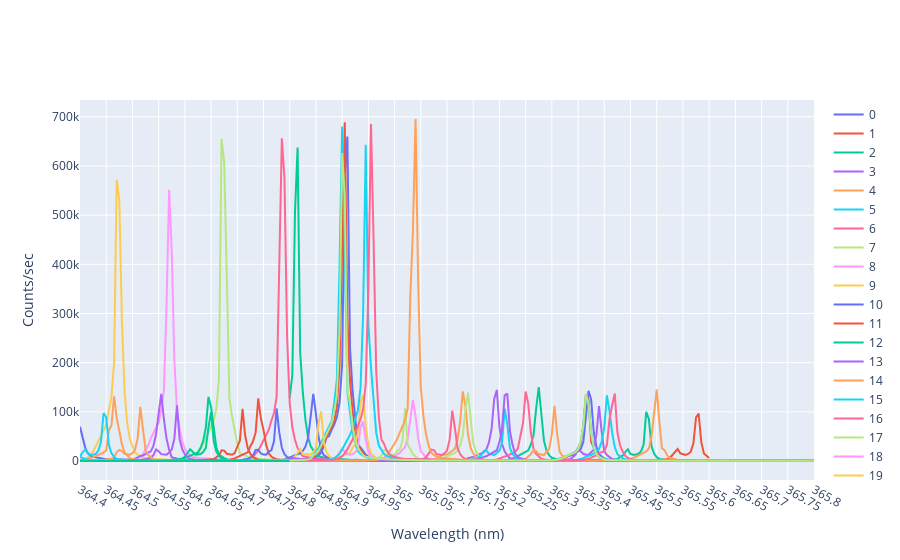

Notebook code for this chart:
### Code cell
import numpy as np
import matplotlib.pyplot as plt
import pandas as pd
import plotly.express as px
import plotly.graph_objects as go

FileNames = [0]*38
for i in range(len(FileNames)):
    string = 'Calibration (%.0f)' %(i+1)
    FileNames[i] = [string]
    print(FileNames[i])

fig = go.Figure()

for j in range(len(FileNames)):

    df = pd.read_csv(FileNames[j][0])
    dataWheader = np.array(df)

    data = dataWheader[2::]
    Wavelength = [0]*len(data) 
    Count = [0]*len(data)
    MaxLoc = [0]*len(data)
    for i in range(len(data)):
        step_0 = str(data[i]).split('\\t')
        Wavelength[i] = float(step_0[0][2::])
        Count[i] = float(step_0[1][0:-2])
    
     # Add traces
    fig.add_trace(go.Scatter(x=Wavelength, y=Count,
                    mode='lines',
                    name='%.0f' %j))

#plt.legend()
#plt.xlim(364.85, 365.025)
#lgd = ax.legend(bbox_to_anchor=(1.1, 0.1))
#text = ax.text(-0.2,1.05, "Default25to35", transform=ax.transAxes) # CHANGE K_RANGE
#go.savefig('June18_recalibration2_cursor.png', bbox_extra_artists=(lgd, text), bbox_inches='tight')

fig['layout']['xaxis'].update(title='Wavelength (nm)', range=[364.4, 365.8], dtick=0.05, autorange=False)
fig['layout']['yaxis'].update(title='Counts/sec', autorange=True)
fig.show()

### Figure 1 — Plotly figure (JSON) as saved in the notebook; plotly's stock layout.template omitted (floating-point values rounded to 4 significant figures; data arrays with more than 128 entries replaced by an {"elided": "..."} marker saying what was removed)
{"data": [{"mode": "lines", "name": "0", "type": "scatter", "x": {"elided": "201 float values"}, "y": {"elided": "201 int values"}}, {"mode": "lines", "name": "1", "type": "scatter", "x": {"elided": "201 float values"}, "y": {"elided": "201 int values"}}, {"mode": "lines", "name": "2", "type": "scatter", "x": {"elided": "201 float values"}, "y": {"elided": "201 int values"}}, {"mode": "lines", "name": "3", "type": "scatter", "x": {"elided": "201 float values"}, "y": {"elided": "201 int values"}}, {"mode": "lines", "name": "4", "type": "scatter", "x": {"elided": "201 float values"}, "y": {"elided": "201 int values"}}, {"mode": "lines", "name": "5", "type": "scatter", "x": {"elided": "201 float values"}, "y": {"elided": "201 int values"}}, {"mode": "lines", "name": "6", "type": "scatter", "x": {"elided": "241 float values"}, "y": {"elided": "241 int values"}}, {"mode": "lines", "name": "7", "type": "scatter", "x": {"elided": "241 float values"}, "y": {"elided": "241 int values"}}, {"mode": "lines", "name": "8", "type": "scatter", "x": {"elided": "241 float values"}, "y": {"elided": "241 int values"}}, {"mode": "lines", "name": "9", "type": "scatter", "x": {"elided": "241 float values"}, "y": {"elided": "241 int values"}}, {"mode": "lines", "name": "10", "type": "scatter", "x": {"elided": "241 float values"}, "y": {"elided": "241 int values"}}, {"mode": "lines", "name": "11", "type": "scatter", "x": {"elided": "241 float values"}, "y": {"elided": "241 int values"}}, {"mode": "lines", "name": "12", "type": "scatter", "x": {"elided": "241 float values"}, "y": {"elided": "241 int values"}}, {"mode": "lines", "name": "13", "type": "scatter", "x": {"elided": "241 float values"}, "y": {"elided": "241 int values"}}, {"mode": "lines", "name": "14", "type": "scatter", "x": {"elided": "241 float values"}, "y": {"elided": "241 int values"}}, {"mode": "lines", "name": "15", "type": "scatter", "x": {"elided": "241 float values"}, "y": {"elided": "241 int values"}}, {"mode": "lines", "name": "16", "type": "scatter", "x": {"elided": "241 float values"}, "y": {"elided": "241 int values"}}, {"mode": "lines", "name": "17", "type": "scatter", "x": {"elided": "241 float values"}, "y": {"elided": "241 int values"}}, {"mode": "lines", "name": "18", "type": "scatter", "x": {"elided": "241 float values"}, "y": {"elided": "241 int values"}}, {"mode": "lines", "name": "19", "type": "scatter", "x": {"elided": "241 float values"}, "y": {"elided": "241 int values"}}, {"mode": "lines", "name": "20", "type": "scatter", "x": {"elided": "241 float values"}, "y": {"elided": "241 int values"}}, {"mode": "lines", "name": "21", "type": "scatter", "x": {"elided": "241 float values"}, "y": {"elided": "241 int values"}}, {"mode": "lines", "name": "22", "type": "scatter", "x": {"elided": "241 float values"}, "y": {"elided": "241 int values"}}, {"mode": "lines", "name": "23", "type": "scatter", "x": {"elided": "241 float values"}, "y": {"elided": "241 int values"}}, {"mode": "lines", "name": "24", "type": "scatter", "x": {"elided": "241 float values"}, "y": {"elided": "241 int values"}}, {"mode": "lines", "name": "25", "type": "scatter", "x": {"elided": "241 float values"}, "y": {"elided": "241 int values"}}, {"mode": "lines", "name": "26", "type": "scatter", "x": {"elided": "241 float values"}, "y": {"elided": "241 int values"}}, {"mode": "lines", "name": "27", "type": "scatter", "x": {"elided": "241 float values"}, "y": {"elided": "241 int values"}}, {"mode": "lines", "name": "28", "type": "scatter", "x": {"elided": "241 float values"}, "y": {"elided": "241 int values"}}, {"mode": "lines", "name": "29", "type": "scatter", "x": {"elided": "241 float values"}, "y": {"elided": "241 int values"}}, {"mode": "lines", "name": "30", "type": "scatter", "x": {"elided": "241 float values"}, "y": {"elided": "241 int values"}}, {"mode": "lines", "name": "31", "type": "scatter", "x": {"elided": "241 float values"}, "y": {"elided": "241 int values"}}, {"mode": "lines", "name": "32", "type": "scatter", "x": {"elided": "241 float values"}, "y": {"elided": "241 int values"}}, {"mode": "lines", "name": "33", "type": "scatter", "x": {"elided": "201 float values"}, "y": {"elided": "201 int values"}}, {"mode": "lines", "name": "34", "type": "scatter", "x": {"elided": "201 float values"}, "y": {"elided": "201 int values"}}, {"mode": "lines", "name": "35", "type": "scatter", "x": {"elided": "201 float values"}, "y": {"elided": "201 int values"}}, {"mode": "lines", "name": "36", "type": "scatter", "x": {"elided": "201 float values"}, "y": {"elided": "201 int values"}}, {"mode": "lines", "name": "37", "type": "scatter", "x": {"elided": "201 float values"}, "y": {"elided": "201 int values"}}], "layout": {"xaxis": {"autorange": false, "dtick": 0.05, "range": [364.4, 365.8], "title": {"text": "Wavelength (nm)"}}, "yaxis": {"autorange": true, "title": {"text": "Counts/sec"}}}}
